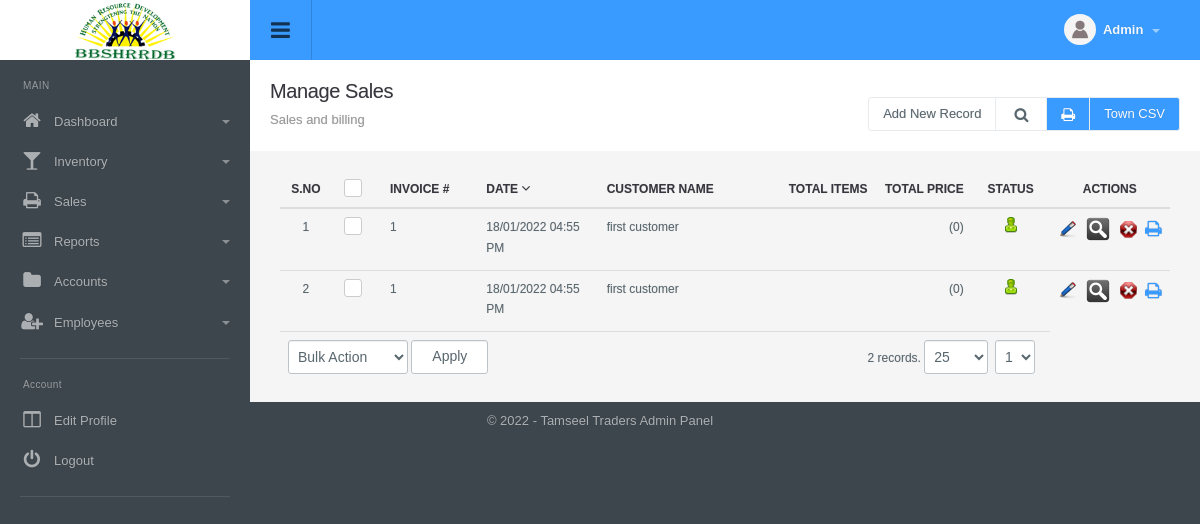
The page /sales_manage.php (signed in) on the database as committed earlier.
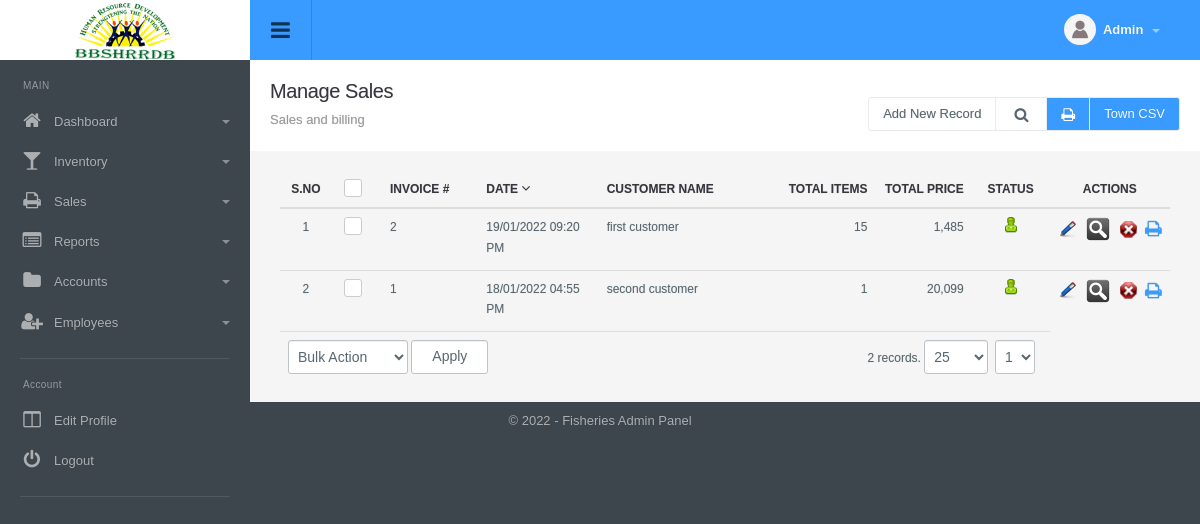
The same page on the database as committed later.
### tables this page shows
CREATE TABLE `menu` (
  `id` int(11) NOT NULL,
  `title` varchar(100) NOT NULL,
  `url` varchar(100) NOT NULL,
  `parent_id` int(11) NOT NULL,
  `depth` int(1) NOT NULL,
  `sortorder` int(11) NOT NULL,
  `icon` varchar(200) NOT NULL,
  `small_icon` varchar(200) NOT NULL
);

CREATE TABLE `sales` (
  `id` int(11) NOT NULL,
  `datetime_added` datetime NOT NULL,
  `type` int(1) NOT NULL DEFAULT '0',
  `customer_name` varchar(200) NOT NULL,
  `phone` varchar(50) NOT NULL,
  `address` varchar(1000) NOT NULL,
  `customer_id` int(11) NOT NULL,
  `total_items` int(11) DEFAULT NULL,
  `total_price` decimal(10,2) DEFAULT NULL,
  `discount` decimal(10,2) DEFAULT NULL,
  `net_price` decimal(10,2) DEFAULT NULL,
  `customer_payment_id` int(11) DEFAULT NULL,
  `cash_receive` decimal(10,2) DEFAULT NULL,
  `cash_return` decimal(10,2) DEFAULT NULL,
  `town` int(1) DEFAULT NULL,
  `bill_image` varchar(100) DEFAULT NULL,
  `status` int(11) NOT NULL DEFAULT '1',
  `ts` timestamp NOT NULL DEFAULT CURRENT_TIMESTAMP ON UPDATE CURRENT_TIMESTAMP
);

CREATE TABLE `config_variable` (
  `id` int(11) NOT NULL,
  `config_type_id` int(11) NOT NULL,
  `title` varchar(512) NOT NULL,
  `notes` varchar(512) NOT NULL,
  `type` varchar(200) NOT NULL,
  `default_values` text NOT NULL,
  `key` varchar(200) NOT NULL,
  `value` text NOT NULL,
  `sortorder` int(11) NOT NULL
);

### include/paging.php (called while the page is built, shortened)
<?php
$path = $_SERVER['REQUEST_URI'];
$file = basename($path, ".php");
if(isset($_SESSION[$file]["rows"]))
	$rows=$_SESSION[$file]["rows"];
else
	$rows=25;
if(isset($_GET['page'])){
	$pageNum = $_GET['page'];
}
else{
	$pageNum=1;
}
function show_page($rows, $pageNum, $query){
	global $dblink;
	$rowsPerPage = $rows;
	$pageNum = $pageNum;
	$offset = ($pageNum - 1) * $rowsPerPage;
	$query = $query." LIMIT $offset, $rowsPerPage";
	$result = doquery($query, $dblink);
	return $result;
}
?>

### include/db.php (called while the page is built, shortened)
<?php
function doquery($qr,$lnk){
	@$res=mysqli_query($lnk,$qr) or die($qr." - ".mysqli_error($lnk));
	return $res;
}
function dofetch($rs){
	@$rec=mysqli_fetch_array($rs);
	return $rec;
}
function numrows($rs){
	return mysqli_num_rows($rs);
}

### include/utility.php (called while the page is built, shortened)
<?php
function get_config($var){
	global $dblink;
	$sql="select value from config_variable where `key`='".slash($var)."'";
	$resConfig=doquery($sql,$dblink);
	if(numrows($resConfig)>0){
		while($rowConfig=dofetch($resConfig))
			return unslash($rowConfig["value"]);
	}
}
$site_title=get_config("site_title");
function slash($str){
	if(!is_array($str))
		return utf8_encode(addslashes($str));
	else{
		for($i=0; $i<count($str); $i++)
			$str[$i]=slash($str[$i]);
		return $str;
	}
}
function unslash($str){
	return stripslashes(utf8_decode($str));
	}
function datetime_convert($date_added){
	return date("d/m/Y h:i A", strtotime($date_added));
}
function curr_format($amount){
	return ($amount<0?'(':'').number_format(abs($amount), 0, '.',',').($amount<0?')':'');
}

### modules/sales/list.php (the view, shortened to what the changed rows need)
<div class="page-header">
	<h1 class="title">Manage Sales</h1>
</div>
<div class="panel-body table-responsive">
	<table class="table table-hover list">
    	<thead>
            <tr>
                <th width="2%" class="text-center">S.no</th>
                <th class="text-center" width="3%"><div class="checkbox checkbox-primary">
                    <label for="select_all"></label></div></th>
                <th width="8%">Invoice #</th>
                <th width="10%">
                	<a href="sales_manage.php?order_by=datetime_added&order=<?php echo $order=="asc"?"desc":"asc"?>" class="sorting">
                        Date
                        <?php
                            if( $order_by == "datetime_added" ) {
                                ?>
                                <span class="sort-icon">
                                    <i class="fa fa-angle-<?php echo $order=="asc"?"up":"down"?>" data-hover_in="<?php echo $order=="asc"?"down":"up"?>" data-hover_out="<?php echo $order=="desc"?"down":"up"?>" aria-hidden="true"></i>
                                </span>
                                <?php
                            }
                            ?>
 					</a>
                </th>
                <th width="15%">Customer Name</th>
                <th class="text-right" width="8%">Total Items</th>
                <th class="text-right" width="8%">
                	<a href="sales_manage.php?order_by=total_price&order=<?php echo $order=="asc"?"desc":"asc"?>" class="sorting">
                		Total Price
                    </a>
                </th>
                <th class="text-center" width="5%">Status</th>
                <th class="text-center" width="10%">Actions</th>
            </tr>
    	</thead>
    	<tbody>
			<?php
            $rs=show_page($rows, $pageNum, $sql);
            if(numrows($rs)>0){
                $sn=1;
                while($r=dofetch($rs)){
                    $ts = strtotime( $r["datetime_added"] );
                    $count = dofetch(doquery( "select count(1) from sales where datetime_added >= '".date("Y-m-01 00:00:00", $ts)."' and datetime_added<'".date("Y-m-d H:i:s", $ts)."'", $dblink ));
                    $invoice_id = $count["count(1)"]+1;
                    ?>
                    <tr>
                        <td class="text-center"><?php echo $sn;?></td>
                        <td class="text-center"><div class="checkbox margin-t-0 checkbox-primary">
                            <label for="<?php echo "rec_".$sn?>"></label></div>
                        </td>
                        <td><?php echo $invoice_id;?></td>
                        <td><?php echo datetime_convert($r["datetime_added"]); ?></td>
                        <td><?php echo unslash($r["customer_name"]); ?></td>
                        <td class="text-right"><?php echo unslash($r["total_items"]); ?></td>
                        <td class="text-right"><?php echo curr_format(unslash($r["net_price"])); ?></td>
                        <td class="text-center"><a href="sales_manage.php?id=<?php echo $r['id'];?>&tab=status&s=<?php echo ($r["status"]==0)?1:0;?>">
                            <?php
                            if($r["status"]==0){
                                ?>
                                <img src="images/offstatus.png" alt="Off" title="Set Status On">
                                <?php
                            }
                            else{
                                ?>
                                <img src="images/onstatus.png" alt="On" title="Set Status Off">
                                <?php
                            }
                            ?>
                        </a></td>
                        <td class="text-center">
                            <a href="sales_manage.php?tab=edit&id=<?php echo $r['id'];?>"><img title="Edit Record" alt="Edit" src="images/edit.png"></a>&nbsp;&nbsp;
                            <a href="sales_manage.php?tab=print&id=<?php echo $r['id'];?>"><img title="Print Record" alt="Print" src="images/view.png"></a>&nbsp;&nbsp;
                            <a onclick="return confirm('Are you sure you want to delete')" href="sales_manage.php?id=<?php echo $r['id'];?>&amp;tab=delete"><img title="Delete Record" alt="Delete" src="images/delete.png"></a>
                            <a style="font-size: 18px;vertical-align: middle;margin-left: 5px;" href="sales_manage.php?tab=print_invoice&id=<?php echo $r['id'];?>"><i class="fa fa-print" aria-hidden="true"></i></a>&nbsp;&nbsp;
                        </td>
                    </tr>
                    <?php
                    $sn++;
                }
                ?>
                <?php
            }
            else{
                ?>
                <tr>
                    <td colspan="8"  class="no-record">No Result Found</td>
                </tr>
                <?php
            }
            ?>
    	</tbody>
  	</table>
</div>

### include/header.php (shortened to what the changed rows need)
<!DOCTYPE html PUBLIC "-//W3C//DTD XHTML 1.0 Transitional//EN" "http://www.w3.org/TR/xhtml1/DTD/xhtml1-transitional.dtd">
<html xmlns="http://www.w3.org/1999/xhtml">
<head>
<link type="text/css" rel="stylesheet" href="css/font-awesome.min.css" />
<link type="text/css" rel="stylesheet" href="css/font-awesome.css" />
<link type="text/css" rel="stylesheet"  href="css/bootstrap.css" />
<link rel="stylesheet" href="css/bootstrap-datetimepicker.min.css" />
<link type="text/css" rel="stylesheet"  href="css/awesome-bootstrap-checkbox.css" />
<link href="css/general.css" type="text/css" rel="stylesheet" />
<link type="text/css" rel="stylesheet"  href="css/style.css" />
</head>
<body>
	<div id="wrapper" class="round_corners">
        <div class="sidebar clearfix">
       		<ul class="sidebar-panel nav">
				<?php
					$parents=doquery("select * from menu where parent_id=0 order by sortorder",$dblink);
					if(numrows($parents)>0){
						while($parent=dofetch($parents)){
						?>
						<li>
                        	<a href="<?php echo unslash($parent["url"])?>"><span class="icon color5"><i class="fa fa-<?php echo unslash($parent["small_icon"])?>"></i></span><?php echo unslash($parent["title"])?>
							<?php
								$submenus=doquery("select * from menu where parent_id='".$parent["id"]."' order by sortorder",$dblink);
								if(numrows($submenus)>0){
									?>
                                <span class="caret"></span></a>
                                <?php
                            }
							else{
								echo "</a>";
							}
							?>
						</li>
						<?php
					}
				}
				?>
         	</ul>
	    </div>
		<div class="content">

### include/footer.php (shortened to what the changed rows need)
<div id="footer" class="bottom_round_corners">
	<div id="footer_content">
    	<address>&copy; <?php echo date("Y");?> - <?php echo $site_title; ?> Admin Panel</address>
    </div>
</div>
<link href="js/fancybox/jquery.fancybox.css" rel="stylesheet" type="text/css" />
<link href="js/chosen/chosen.css" rel="stylesheet" type="text/css" />
<?php include("include/upload_center.php");?>
</body>
</html>

Rows that differ between the two databases and show on the page:
removed sales: invoice_id "1", datetime_added "18/01/2022 04:55 PM", customer_name "first customer", net_price "(0)", status 1 (drawn)
added sales: invoice_id "2", datetime_added "19/01/2022 09:20 PM", customer_name "first customer", total_items "15", net_price "1,485", status 1 (drawn)
changed sales: customer_name "first customer" → "second customer"; total_items (not shown) → "1"; net_price "(0)" → "20,099"
changed config_variable: value "Tamseel Traders" → "Fisheries"
